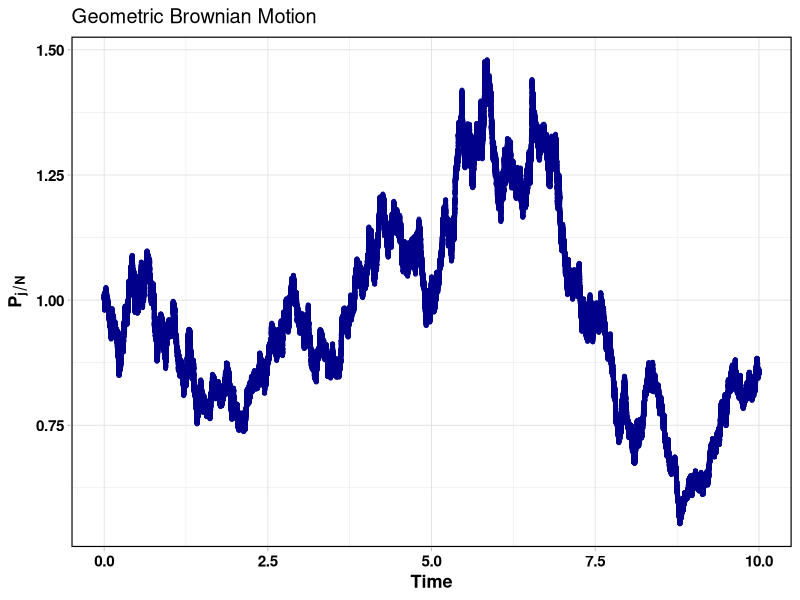
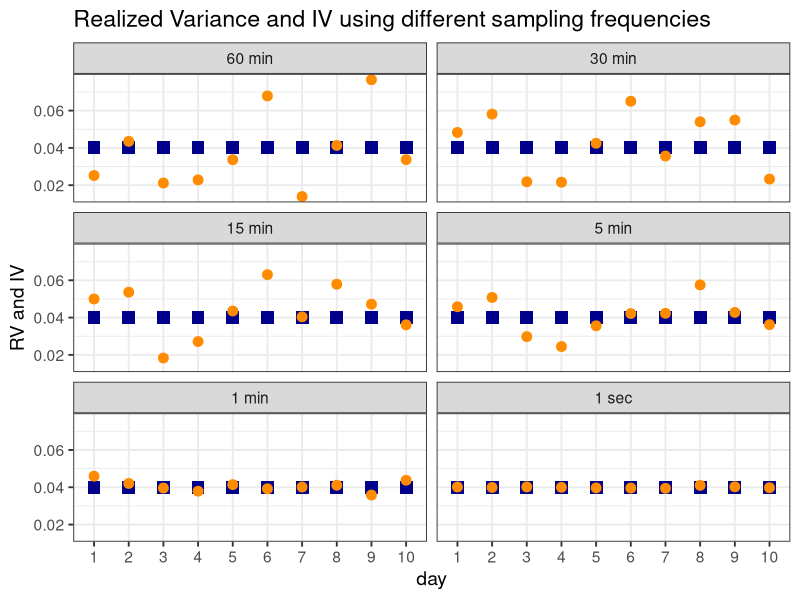

Recreate these plots in R, in order.
##############################################################
## Consistency of Realized Variance using GBM price path ##
##############################################################


#This section demonstrates the consistency of the Realized Variance ($RV$) estimator 
#within a Geometric Brownian Motion framework. We visualize the consistency property 
#by simulating 10 trading days. Each day represents a standard trading session from 09:30 to 16:00 (390 minutes).
#To approximate a continuous-time process, we use high-frequency discretization at the one-second level, 
#resulting in 23,400 observations per trading day. The objective is to compare the daily $RV$ estimates 
#across various sampling frequencies ranging from ultra-high-frequency (1 second) to low-frequency (60 minutes) 
#against the true, latent integrated variance


################################################################################
# We start by generating the price path

rm(list=ls())

library(tidyverse)


set.seed(2025)


mu <- 0.05 # drift component (constant)
sigma <- 0.2 # volatility (constant)


# Observations
price_obs_daily <- 60 * 390   #60 Seconds times 390 min each day
n_days <- 10
N <- price_obs_daily* n_days

# create iid innovations
innovations <- rnorm(N, mean = 0, sd = 1)

# cumulate innovations 
cum_innovations <- cumsum(innovations)


# Define Time Grid
j <- 1:N
time_vector <- (j / N) * n_days


# Compute Step Size bc. we do not have grid from [0,1]
dt <- n_days / N   # duration divided by number of obs

# Compute exponent of geometric brownian motion
expo <- (mu - 0.5*sigma^2) * time_vector + (sigma*sqrt(dt))*cum_innovations

# Compute Price
P_j_N <- exp(expo)

# Create dataframe
data <-data.frame(
  Time = c( time_vector),
  P_j_N = c( P_j_N),
  N_steps = as.integer(N ))


# Create Plot (not included in paper, shown here for illustration)
ggplot(data, aes(x = Time, y = P_j_N)) +
  geom_point(color = "darkblue", alpha = 0.8, size = 1) +
  labs(
    title = "Geometric Brownian Motion",
    x = "Time",
    y = expression(bold(P[j/N]))
  ) +
  
  theme_light(base_size = 12) +
  theme(
    strip.text = element_text(face = "bold", color = "black", size = 12),
    strip.background = element_rect(fill = "white", color = NA),
    axis.text.x = element_text(face = "bold", color = "black", size = 11),
    axis.text.y = element_text(face = "bold", color = "black", size = 11),
    axis.title.y = element_text(face = "bold", color = "black", size = 13),
    axis.title.x = element_text(face = "bold", color = "black", size = 13),
    panel.border = element_rect(color = "black", fill = NA, size = 0.8),
    legend.position = "none"
  )


# Now we gonna compute realized variances 

# Add Intraday times second frequencies for illsutration
intraday_times <- format(
  seq(
    from = as.POSIXct("2020-01-01 09:30:00"),
    to   = as.POSIXct("2020-01-01 15:59:59"),
    by   = "1 sec"
  ),
  "%H:%M:%S"  
)


data <- data %>%
  mutate(
    Day = rep(1:n_days, each = price_obs_daily),
    Time = rep(intraday_times, times = n_days))


# Create function to compute RV
FUN_RV <- function(k, dataset) {
  
  data %>%
    group_by(Day) %>%
    filter(((row_number() - 1) %% k) == 0) %>%  # filter according to sampling frequency
    mutate(log_ret = log(P_j_N) - lag(log(P_j_N))) %>% # compute log return
    summarise(RV = sum(log_ret^2, na.rm = TRUE)) %>%  # compute realized variance
    ungroup() %>% 
    mutate(k = k)
}




# Set sampling frequencies
k_value <- c(1, 60, 300, 900, 1800, 3600) # (1 second, 1min, 5min, 15min, 30min, 60min) 

results_list <- list() # initialize empty list to store reuslts
i <- 0 # initialize index counter to store results



for(k in k_value){
  
  i = i+1 # increase index counter
  rv <- FUN_RV(k, data) #call function
  results_list[[i]] <- rv # store results
}

data_final <- dplyr::bind_rows(results_list)



# Prepare Data for nice plotting
data_plot <- data_final %>%
  
  mutate(Day = factor(Day),  # to get categorical axis
         True_IV = sigma^2, # Assign true IV for reference
         # Assign Frequency and sort
         Frequency = factor(
           case_when(
             k == 1    ~ "1 sec",
             k == 60   ~ "1 min",
             k == 300  ~ "5 min",
             k == 900  ~ "15 min",
             k == 1800 ~ "30 min",
             k == 3600 ~ "60 min"),
           levels = c("60 min","30 min", "15 min", "5 min", "1 min", "1 sec"),
           ordered = TRUE
         )
  ) 


# creat plot
ggplot(data_plot, aes(x = Day, y = RV)) +
  
  # True integrated variance IV
  geom_point(aes(y = True_IV), 
             shape = 15,      # 15 = Quadrat
             color = "darkblue", 
             size = 4) +
  
  # reaized variances
  geom_point(color = "darkorange", size = 3, alpha = 1) +
  
  # create grid
  facet_wrap(~ Frequency, nrow = 5) + 
  
  # label
  labs(
    title = "Realized Variance and IV using different sampling frequencies",
    x = "day",
    y = "RV and IV",
    color = "",   
    shape = ""    
  ) +
  theme_bw(base_size = 14)


# Plot used for Paper
p<-ggplot(data_plot, aes(x = Day)) +
  
  # True IV 
  geom_point(aes(y = True_IV, shape = "True IV", color = "True IV"),
             size = 4, alpha = 1) +
  
  # realized variances
  geom_point(aes(y = RV, shape = "RV", color = "RV"),
             size = 3, alpha = 1) +
  
  # create grid
  facet_wrap(~ Frequency, nrow = 5) +
  
  # labels
  labs(
    #title = "Realized Variance and IV using different sampling frequencies",
    x = "Trading Day",
    y = " Daily Volatility",
    color = "",
    shape = ""
  ) +
  
  # Scale manually
  scale_color_manual(values = c("True IV" = "darkblue", "RV" = "darkorange")) +
  scale_shape_manual(values = c("True IV" = 15, "RV" = 16)) +
  
  theme_light(base_size = 12) +
  theme(
    strip.text = element_text(face = "bold", color = "black", size = 12),
    strip.background = element_rect(fill = "white", color = NA),
    axis.text.x = element_text(face = "bold", color = "black", size = 11),
    axis.text.y = element_text(face = "bold", color = "black", size = 11),
    axis.title.y = element_text(face = "bold", color = "black", size = 11),
    axis.title.x = element_blank(),
    panel.border = element_rect(color = "black", fill = NA, size = 0.8),
    legend.position = "none"
  )

ggsave(
  filename = "Consistency-GBM-Plot.png",  
  plot = p,                       
  width = 9, height = 5,          
  dpi = 600                      
)

